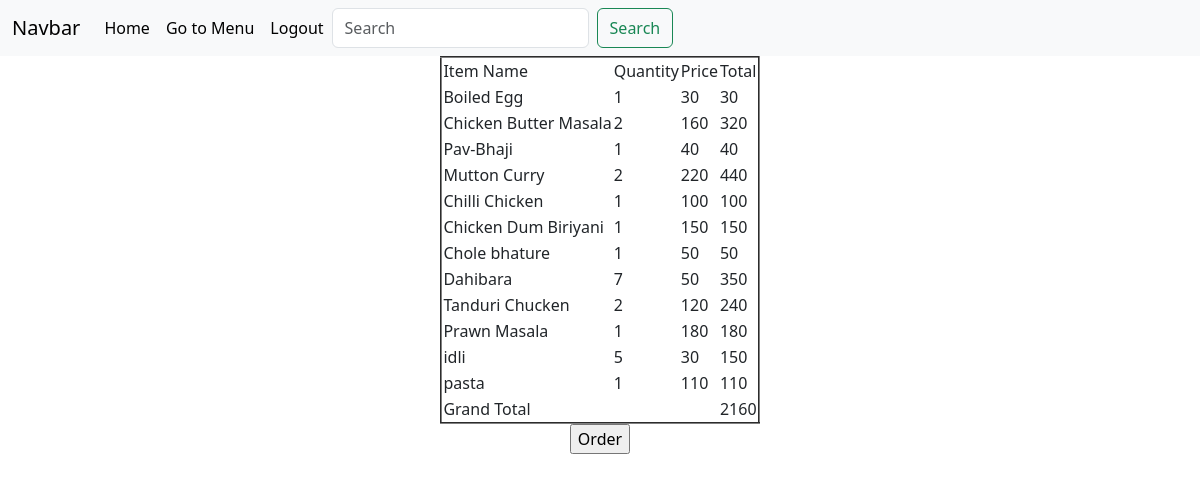
/costumer/cart (signed in), run on the app's committed database.
### costumer/models.py (models this page shows, shortened)
class Cart(models.Model):
    cart_id=models.ForeignKey(User, on_delete=models.CASCADE)
    name=models.CharField( max_length=50)
    price=models.IntegerField()
    qty=models.IntegerField()

### costumer/views.py (the view)
# urls.py: path('cart',cart,name='cart'),
def cart(request):
    Grand_total=0
    UO=Cart.objects.all()
    CO=list(filter(lambda i: i.cart_id.username== request.session['username'], UO))
    for i in CO:
        i.total=i.qty*i.price
        Grand_total+= i.total
    d={'CO':CO,'Grand_total':Grand_total}
    return render(request,'cart.html',d)

### templates/cart.html (shortened to what this page needs)
{% extends "base.html" %}
{% block body %}
<center>
    <table border="2">
        <tr>
            <td>
                Item Name
            </td>
            <td>
                Quantity
            </td>
            <td>
                Price
            </td>
            <td>
                Total
            </td>
        </tr>
        {% for Co in CO %}
        <tr>
            <td>{{Co.name}}</td>
            <td>{{Co.qty}}</td>
            <td>{{Co.price}}</td>
            <td>{{Co.total}}</td>
        </tr>
        {% endfor %}
        <tr>
        <td colspan="3">Grand Total</td>
        <td>{{ Grand_total }}</td>
        </tr>
    </table>
    <form action="Buy" method="post">
    <input type="submit" value="Order">
</form>
</center>
{% endblock body %}

### data on the page
Cart: name "Boiled Egg", qty "1", price "30", total "30"
Cart: name "Chicken Butter Masala", qty "2", price "160", total "320"
Cart: name "Pav-Bhaji", qty "1", price "40", total "40"
Cart: name "Mutton Curry", qty "2", price "220", total "440"
Cart: name "Chilli Chicken", qty "1", price "100", total "100"
Cart: name "Chicken Dum Biriyani", qty "1", price "150", total "150"
Cart: name "Chole bhature", qty "1", price "50", total "50"
Cart: name "Dahibara", qty "7", price "50", total "350"
Cart: name "Tanduri Chucken", qty "2", price "120", total "240"
Cart: name "Prawn Masala", qty "1", price "180", total "180"
Cart: name "idli", qty "5", price "30", total "150"
Cart: name "pasta", qty "1", price "110", total "110"

### other printed values
{{ Grand_total }} "2160"
